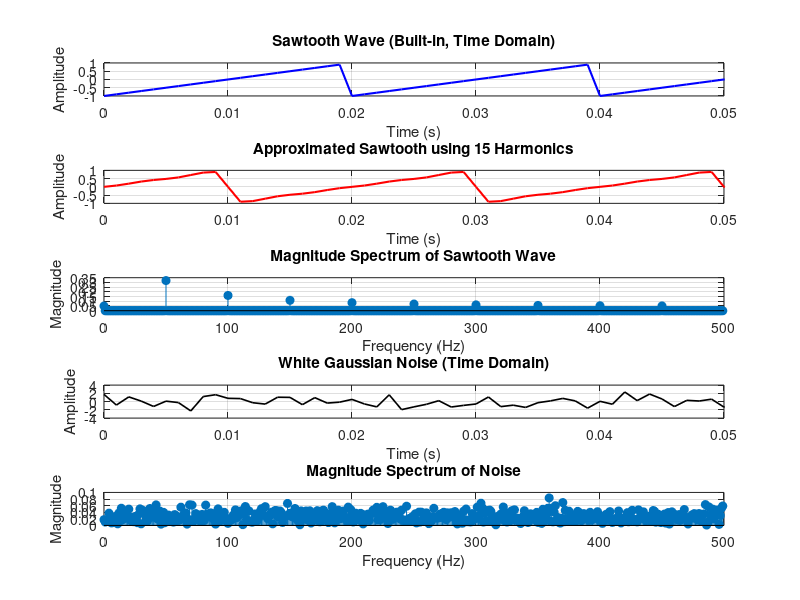

Recreate this plot in MATLAB.
% 4. Sawtooth Wave, Its Spectrum, Approximation & Noise Spectrum

fs = 1000;                 % Sampling frequency
t = 0:1/fs:1-1/fs;         % Time vector
f = 50;                    % Base frequency

% --- Original Sawtooth Wave ---
x_sawtooth = sawtooth(2*pi*f*t);

% --- Fourier Series Approximation of Sawtooth ---
N = 15;  % Number of harmonics for approximation
x_approx = zeros(size(t));

for k = 1:N
    x_approx = x_approx + (2*(-1)^(k+1) / (k*pi)) * sin(2*pi*f*k*t);
end

% --- Noise Signal (White Gaussian Noise) ---
x_noise = randn(size(t));

% --- FFT Computations ---
X_sawtooth = fft(x_sawtooth);
X_noise = fft(x_noise);
n = length(X_sawtooth);
f_axis = (0:n-1)*(fs/n);

% --- Plotting ---
figure;

% 1. Sawtooth (Time Domain)
subplot(5,1,1);
plot(t, x_sawtooth, 'b', 'LineWidth', 1.5);
title('Sawtooth Wave (Built-in, Time Domain)');
xlabel('Time (s)');
ylabel('Amplitude');
xlim([0 0.05]);
grid on;

% 2. Approximated Sawtooth (Fourier Sum)
subplot(5,1,2);
plot(t, x_approx, 'r', 'LineWidth', 1.5);
title(['Approximated Sawtooth using ', num2str(N), ' Harmonics']);
xlabel('Time (s)');
ylabel('Amplitude');
xlim([0 0.05]);
grid on;

% 3. Spectrum of Sawtooth
subplot(5,1,3);
stem(f_axis(1:n/2), abs(X_sawtooth(1:n/2))/n, 'filled');
title('Magnitude Spectrum of Sawtooth Wave');
xlabel('Frequency (Hz)');
ylabel('Magnitude');
grid on;

% 4. Noise (Time Domain)
subplot(5,1,4);
plot(t, x_noise, 'k', 'LineWidth', 1.2);
title('White Gaussian Noise (Time Domain)');
xlabel('Time (s)');
ylabel('Amplitude');
xlim([0 0.05]);
grid on;

% 5. Spectrum of Noise
subplot(5,1,5);
stem(f_axis(1:n/2), abs(X_noise(1:n/2))/n, 'filled');
title('Magnitude Spectrum of Noise');
xlabel('Frequency (Hz)');
ylabel('Magnitude');
grid on;